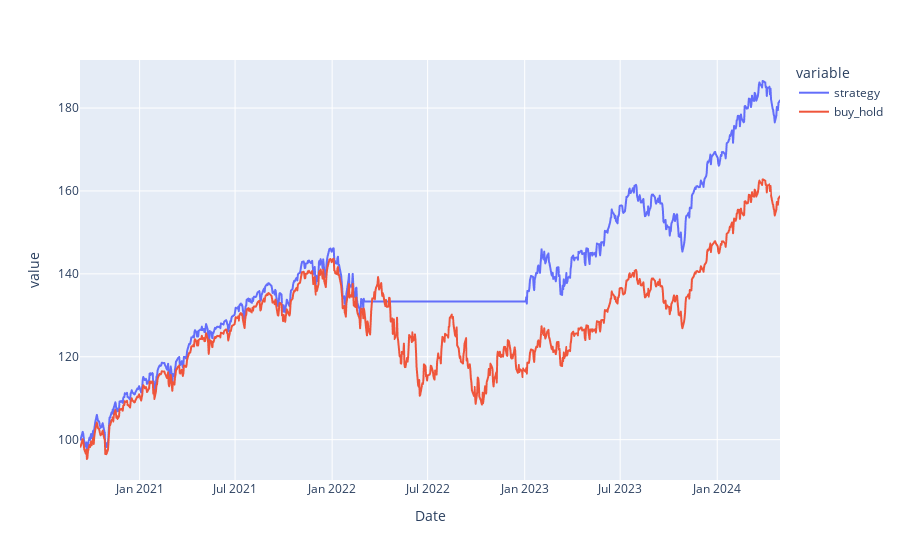

The notebook cell this image was saved under:
### Markdown cell above
#### Let's graph our improved strategy...

### Code cell
data = yf.download(
  tickers = ticker,
  start="2020-01-01", # From what point do we want to start getting stock data
  end="2024-04-30", # From what point do we want to stop getting stock data
  interval = "1d", # The sample rate of the data one stock data every day
  ignore_tz=True,
  auto_adjust=True, # Adjust all fields by splits and dividends
)
close_stock = data['Close'].copy()
close_stock = pd.DataFrame(close_stock)
close_stock.columns = ['close']
close_stock['daily_change'] = close_stock.close.pct_change().fillna(0)
close_stock['slow_ma'] = close_stock.close.rolling(window = slow_ma).mean()
close_stock['fast_ma'] = close_stock.close.rolling(window = fast_ma).mean()
close_stock = close_stock[close_stock.notnull().all(1)]
close_stock = close_stock.assign(
                signal = lambda x: np.where(x.fast_ma > x.slow_ma, 1, 0)
            )
close_stock['signal'] = close_stock['signal'].shift(1,fill_value = 0)
close_stock['MA_strategy'] = close_stock['daily_change'] * close_stock['signal']

# Get the cumulative product over the 4 years for both our strategy and when we just buy and hold
cumprod_strategy = (1 + close_stock['MA_strategy']).cumprod()
cumprod_buy_and_hold = (1 + close_stock['daily_change']).cumprod()
cumprod_signals = pd.DataFrame(dict(
    strategy = cumprod_strategy,
    buy_hold = cumprod_buy_and_hold
))

# Scale our money by the cumulative products
px.line(100 * cumprod_signals)

### Figure 1 — Plotly figure (JSON) as saved in the notebook; plotly's stock layout.template omitted (floating-point values rounded to 4 significant figures; data arrays with more than 128 entries replaced by an {"elided": "..."} marker saying what was removed)
{"data": [{"hovertemplate": "variable=strategy<br>Date=%{x}<br>value=%{y}<extra></extra>", "legendgroup": "strategy", "line": {"color": "#636efa", "dash": "solid"}, "marker": {"symbol": "circle"}, "mode": "lines", "name": "strategy", "showlegend": true, "type": "scattergl", "x": {"elided": "914 str values"}, "xaxis": "x", "y": {"elided": "914 float values"}, "yaxis": "y"}, {"hovertemplate": "variable=buy_hold<br>Date=%{x}<br>value=%{y}<extra></extra>", "legendgroup": "buy_hold", "line": {"color": "#EF553B", "dash": "solid"}, "marker": {"symbol": "circle"}, "mode": "lines", "name": "buy_hold", "showlegend": true, "type": "scattergl", "x": {"elided": "914 str values"}, "xaxis": "x", "y": {"elided": "914 float values"}, "yaxis": "y"}], "layout": {"legend": {"title": {"text": "variable"}, "tracegroupgap": 0}, "margin": {"t": 60}, "xaxis": {"anchor": "y", "domain": [0, 1], "title": {"text": "Date"}}, "yaxis": {"anchor": "x", "domain": [0, 1], "title": {"text": "value"}}}}
